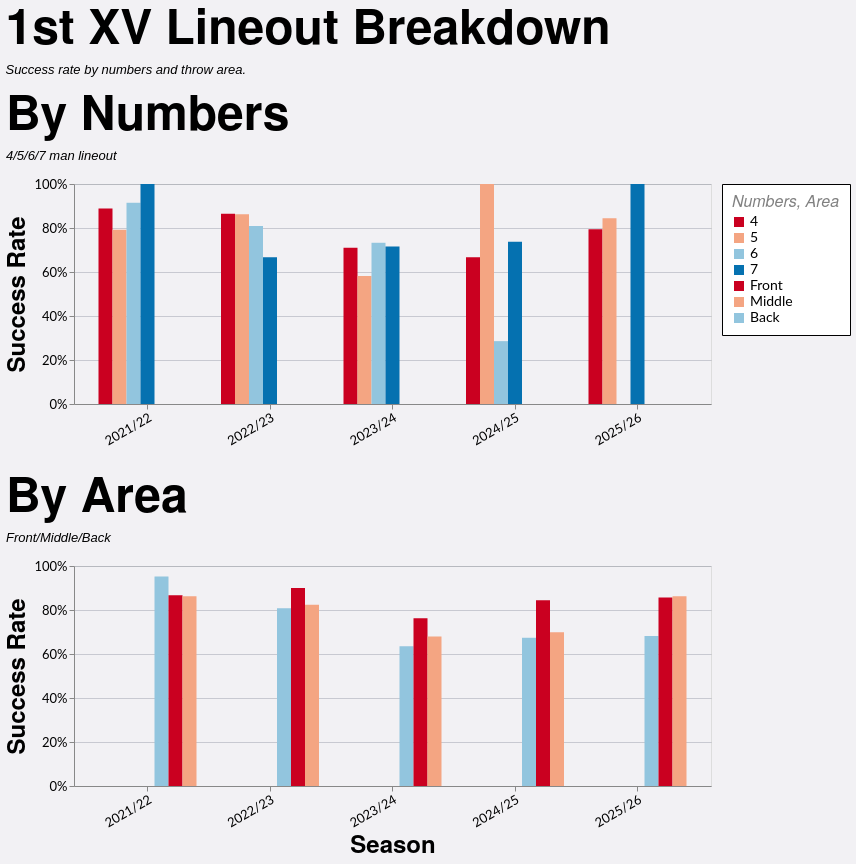

Write the Vega-Lite specification saved for this chart.
### Vega-Lite specification from a JSON file in a GitHub repository (floating-point values rounded to 4 significant figures)
{"config": {"axis": {"labelFont": "Lato, sans-serif", "titleFont": "PT Sans Narrow, Helvetica Neue, Helvetica, Arial, sans-serif", "labelFontSize": 13, "titleFontSize": 24, "gridColor": "#202947", "gridOpacity": 0.2}, "header": {"labelFont": "PT Sans Narrow, Helvetica Neue, Helvetica, Arial, sans-serif", "titleFont": "PT Sans Narrow, Helvetica Neue, Helvetica, Arial, sans-serif", "labelFontSize": 24, "titleFontSize": 28, "labelFontWeight": "bold", "orient": "left"}, "legend": {"labelFont": "Lato, sans-serif", "titleFont": "PT Sans Narrow, Helvetica Neue, Helvetica, Arial, sans-serif", "labelFontSize": 14, "titleFontSize": 16, "titlePadding": 5, "fillColor": "white", "strokeColor": "black", "padding": 10, "titleFontWeight": "lighter", "titleFontStyle": "italic", "titleColor": "gray", "offset": 10}, "title": {"font": "PT Sans Narrow, Helvetica Neue, Helvetica, Arial, sans-serif", "fontSize": 48, "fontWeight": "bold", "anchor": "start", "align": "center", "titlePadding": 20, "subtitlePadding": 10, "subtitleFontSize": 13, "subtitleColor": "", "subtitleFontStyle": "italic", "offset": 15, "color": "black"}, "axisX": {"labelAngle": 0}, "facet": {"title": null, "header": null, "align": {"row": "each", "column": "each"}}, "resolve": {"scale": {"y": "independent", "facet": "independent"}}, "background": "#f2f1f4"}, "vconcat": [{"data": {"name": "data-51878ae92c9ecf21c900aeb6a79e3e7c"}, "mark": {"type": "bar"}, "encoding": {"color": {"field": "numbers", "legend": {"title": "Numbers"}, "scale": {"domain": ["4", "5", "6", "7"], "range": ["#ca0020", "#f4a582", "#92c5de", "#0571b0"]}, "sort": ["4", "5", "6", "7"], "type": "nominal"}, "tooltip": [{"field": "season", "title": "Season", "type": "nominal"}, {"field": "numbers", "title": "Numbers", "type": "nominal"}, {"field": "won", "title": "Won", "type": "quantitative"}, {"field": "total", "title": "Total", "type": "quantitative"}, {"field": "success_rate", "format": ".0%", "title": "Success Rate", "type": "quantitative"}], "x": {"axis": {"labelAngle": -30}, "field": "season", "sort": ["2021/22", "2022/23", "2023/24", "2024/25", "2025/26"], "title": null, "type": "nominal"}, "xOffset": {"field": "numbers", "sort": ["4", "5", "6", "7"], "type": "nominal"}, "y": {"axis": {"format": "%"}, "field": "success_rate", "scale": {"domain": [0, 1]}, "title": "Success Rate", "type": "quantitative"}}, "height": 220, "title": {"text": "By Numbers", "subtitle": "4/5/6/7 man lineout"}, "width": {"step": 14}}, {"data": {"name": "data-72365f07a58529c13b170f7854a513fb"}, "mark": {"type": "bar"}, "encoding": {"color": {"field": "area", "legend": {"title": "Area"}, "scale": {"domain": ["Front", "Middle", "Back"], "range": ["#981515", "#e8983e", "#146f14"]}, "sort": ["Front", "Middle", "Back"], "type": "nominal"}, "tooltip": [{"field": "season", "title": "Season", "type": "nominal"}, {"field": "area", "title": "Area", "type": "nominal"}, {"field": "won", "title": "Won", "type": "quantitative"}, {"field": "total", "title": "Total", "type": "quantitative"}, {"field": "success_rate", "format": ".0%", "title": "Success Rate", "type": "quantitative"}], "x": {"axis": {"labelAngle": -30}, "field": "season", "sort": ["2021/22", "2022/23", "2023/24", "2024/25", "2025/26"], "title": "Season", "type": "nominal"}, "xOffset": {"field": "area", "sort": ["Front", "Middle", "Back"], "type": "nominal"}, "y": {"axis": {"format": "%"}, "field": "success_rate", "scale": {"domain": [0, 1]}, "title": "Success Rate", "type": "quantitative"}}, "height": 220, "title": {"text": "By Area", "subtitle": "Front/Middle/Back"}, "width": {"step": 14}}], "spacing": 24, "title": {"text": "1st XV Lineout Breakdown", "subtitle": "Success rate by numbers and throw area."}, "$schema": "https://vega.github.io/schema/vega-lite/v5.20.1.json", "datasets": {"data-51878ae92c9ecf21c900aeb6a79e3e7c": [{"season": "2021/22", "numbers": "4", "total": 45, "won": 40, "success_rate": 0.8889}, {"season": "2021/22", "numbers": "5", "total": 24, "won": 19, "success_rate": 0.7917}, {"season": "2021/22", "numbers": "6", "total": 35, "won": 32, "success_rate": 0.9143}, {"season": "2021/22", "numbers": "7", "total": 5, "won": 5, "success_rate": 1.0}, {"season": "2022/23", "numbers": "4", "total": 74, "won": 64, "success_rate": 0.8649}, {"season": "2022/23", "numbers": "5", "total": 58, "won": 50, "success_rate": 0.8621}, {"season": "2022/23", "numbers": "6", "total": 42, "won": 34, "success_rate": 0.8095}, {"season": "2022/23", "numbers": "7", "total": 3, "won": 2, "success_rate": 0.6667}, {"season": "2023/24", "numbers": "4", "total": 100, "won": 71, "success_rate": 0.71}, {"season": "2023/24", "numbers": "5", "total": 43, "won": 25, "success_rate": 0.5814}, {"season": "2023/24", "numbers": "6", "total": 60, "won": 44, "success_rate": 0.7333}, {"season": "2023/24", "numbers": "7", "total": 88, "won": 63, "success_rate": 0.7159}, {"season": "2024/25", "numbers": "4", "total": 6, "won": 4, "success_rate": 0.6667}, {"season": "2024/25", "numbers": "5", "total": 2, "won": 2, "success_rate": 1.0}, {"season": "2024/25", "numbers": "6", "total": 7, "won": 2, "success_rate": 0.2857}, {"season": "2024/25", "numbers": "7", "total": 202, "won": 149, "success_rate": 0.7376}, {"season": "2025/26", "numbers": "4", "total": 39, "won": 31, "success_rate": 0.7949}, {"season": "2025/26", "numbers": "5", "total": 103, "won": 87, "success_rate": 0.8447}, {"season": "2025/26", "numbers": "7", "total": 2, "won": 2, "success_rate": 1.0}], "data-72365f07a58529c13b170f7854a513fb": [{"season": "2021/22", "area": "Back", "total": 21, "won": 20, "success_rate": 0.9524}, {"season": "2021/22", "area": "Front", "total": 30, "won": 26, "success_rate": 0.8667}, {"season": "2021/22", "area": "Middle", "total": 58, "won": 50, "success_rate": 0.8621}, {"season": "2022/23", "area": "Back", "total": 26, "won": 21, "success_rate": 0.8077}, {"season": "2022/23", "area": "Front", "total": 60, "won": 54, "success_rate": 0.9}, {"season": "2022/23", "area": "Middle", "total": 91, "won": 75, "success_rate": 0.8242}, {"season": "2023/24", "area": "Back", "total": 63, "won": 40, "success_rate": 0.6349}, {"season": "2023/24", "area": "Front", "total": 97, "won": 74, "success_rate": 0.7629}, {"season": "2023/24", "area": "Middle", "total": 131, "won": 89, "success_rate": 0.6794}, {"season": "2024/25", "area": "Back", "total": 46, "won": 31, "success_rate": 0.6739}, {"season": "2024/25", "area": "Front", "total": 45, "won": 38, "success_rate": 0.8444}, {"season": "2024/25", "area": "Middle", "total": 126, "won": 88, "success_rate": 0.6984}, {"season": "2025/26", "area": "Back", "total": 22, "won": 15, "success_rate": 0.6818}, {"season": "2025/26", "area": "Front", "total": 49, "won": 42, "success_rate": 0.8571}, {"season": "2025/26", "area": "Middle", "total": 73, "won": 63, "success_rate": 0.863}]}}
